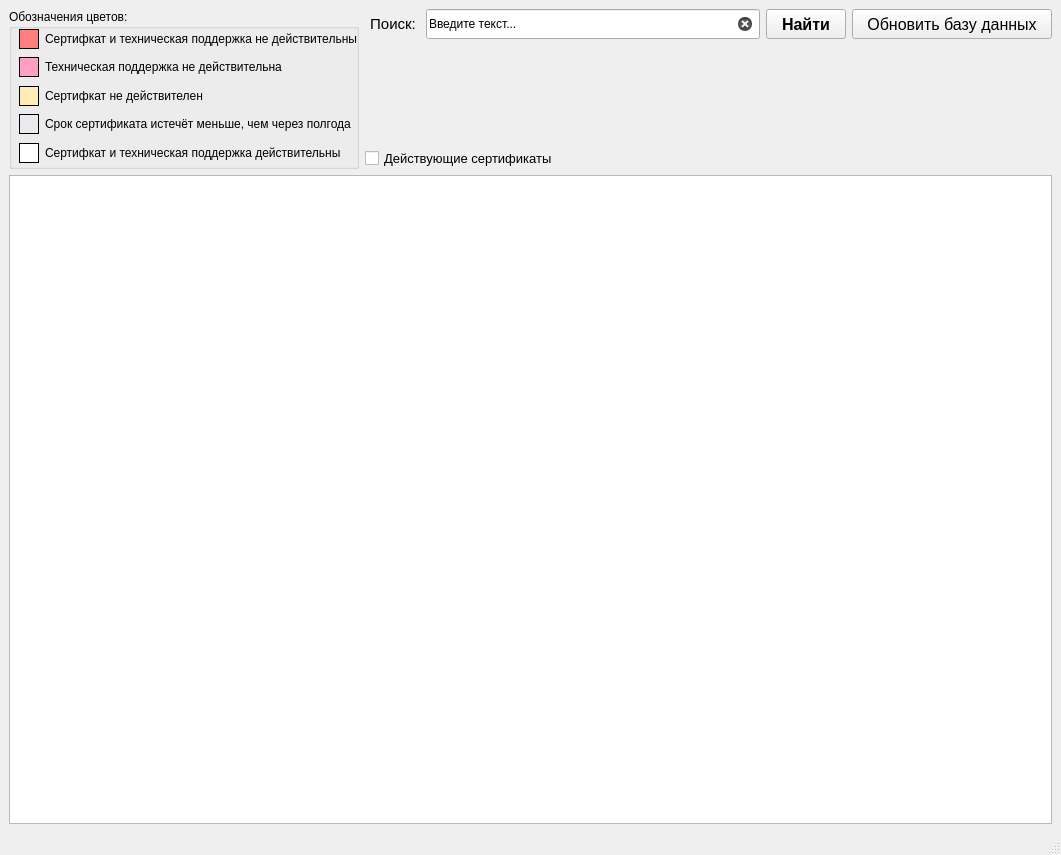
<?xml version="1.0" encoding="UTF-8"?>
<ui version="4.0">
 <class>MainWindow</class>
 <widget class="QMainWindow" name="MainWindow">
  <property name="geometry">
   <rect>
    <x>0</x>
    <y>0</y>
    <width>1061</width>
    <height>855</height>
   </rect>
  </property>
  <property name="windowTitle">
   <string>MainWindow</string>
  </property>
  <widget class="QWidget" name="centralwidget">
   <layout class="QGridLayout" name="gridLayout">
    <item row="0" column="0">
     <widget class="QGroupBox" name="groupBox_3">
      <property name="minimumSize">
       <size>
        <width>350</width>
        <height>160</height>
       </size>
      </property>
      <property name="maximumSize">
       <size>
        <width>350</width>
        <height>160</height>
       </size>
      </property>
      <property name="title">
       <string>Обозначения цветов:</string>
      </property>
      <widget class="QWidget" name="verticalLayoutWidget">
       <property name="geometry">
        <rect>
         <x>10</x>
         <y>20</y>
         <width>341</width>
         <height>136</height>
        </rect>
       </property>
       <layout class="QVBoxLayout" name="verticalLayout_2">
        <item>
         <layout class="QFormLayout" name="formLayout_2">
          <item row="0" column="0">
           <widget class="QLabel" name="label_red">
            <property name="minimumSize">
             <size>
              <width>20</width>
              <height>20</height>
             </size>
            </property>
            <property name="maximumSize">
             <size>
              <width>20</width>
              <height>20</height>
             </size>
            </property>
            <property name="autoFillBackground">
             <bool>false</bool>
            </property>
            <property name="styleSheet">
             <string notr="true">background-color: rgb(255, 127, 127);
border-style: solid;
border-width: 1px;
border-color: rgb(0, 0, 0);</string>
            </property>
            <property name="text">
             <string/>
            </property>
           </widget>
          </item>
          <item row="0" column="1">
           <widget class="QLabel" name="label_red_text">
            <property name="text">
             <string>Сертифкат и техническая поддержка не действительны</string>
            </property>
           </widget>
          </item>
         </layout>
        </item>
        <item>
         <layout class="QFormLayout" name="formLayout">
          <item row="0" column="0">
           <widget class="QLabel" name="label_pink">
            <property name="minimumSize">
             <size>
              <width>20</width>
              <height>20</height>
             </size>
            </property>
            <property name="maximumSize">
             <size>
              <width>20</width>
              <height>20</height>
             </size>
            </property>
            <property name="autoFillBackground">
             <bool>false</bool>
            </property>
            <property name="styleSheet">
             <string notr="true">background-color: rgb(255, 159, 195);
border-style: solid;
border-width: 1px;
border-color: rgb(0, 0, 0);</string>
            </property>
            <property name="text">
             <string/>
            </property>
           </widget>
          </item>
          <item row="0" column="1">
           <widget class="QLabel" name="label_pink_text">
            <property name="text">
             <string>Техническая поддержка не действительна</string>
            </property>
           </widget>
          </item>
         </layout>
        </item>
        <item>
         <layout class="QFormLayout" name="formLayout_4">
          <item row="0" column="0">
           <widget class="QLabel" name="label_yellow">
            <property name="minimumSize">
             <size>
              <width>20</width>
              <height>20</height>
             </size>
            </property>
            <property name="maximumSize">
             <size>
              <width>20</width>
              <height>20</height>
             </size>
            </property>
            <property name="autoFillBackground">
             <bool>false</bool>
            </property>
            <property name="styleSheet">
             <string notr="true">background-color: rgb(255, 236, 183);
border-style: solid;
border-width: 1px;
border-color: rgb(0, 0, 0);</string>
            </property>
            <property name="text">
             <string/>
            </property>
           </widget>
          </item>
          <item row="0" column="1">
           <widget class="QLabel" name="label_yellow_text">
            <property name="text">
             <string>Сертифкат не действителен</string>
            </property>
           </widget>
          </item>
         </layout>
        </item>
        <item>
         <layout class="QFormLayout" name="formLayout_5">
          <item row="0" column="0">
           <widget class="QLabel" name="label_gray">
            <property name="minimumSize">
             <size>
              <width>20</width>
              <height>20</height>
             </size>
            </property>
            <property name="maximumSize">
             <size>
              <width>20</width>
              <height>20</height>
             </size>
            </property>
            <property name="autoFillBackground">
             <bool>false</bool>
            </property>
            <property name="styleSheet">
             <string notr="true">background-color: rgb(232, 234, 237);
border-style: solid;
border-width: 1px;
border-color: rgb(0, 0, 0);</string>
            </property>
            <property name="text">
             <string/>
            </property>
           </widget>
          </item>
          <item row="0" column="1">
           <widget class="QLabel" name="label_gray_text">
            <property name="text">
             <string>Срок сертификата истечёт меньше, чем через полгода</string>
            </property>
           </widget>
          </item>
         </layout>
        </item>
        <item>
         <layout class="QFormLayout" name="formLayout_3">
          <item row="0" column="0">
           <widget class="QLabel" name="label_white">
            <property name="minimumSize">
             <size>
              <width>20</width>
              <height>20</height>
             </size>
            </property>
            <property name="maximumSize">
             <size>
              <width>20</width>
              <height>20</height>
             </size>
            </property>
            <property name="autoFillBackground">
             <bool>false</bool>
            </property>
            <property name="styleSheet">
             <string notr="true">background-color: rgb(255, 255, 255);
border-style: solid;
border-width: 1px;
border-color: rgb(0, 0, 0);</string>
            </property>
            <property name="text">
             <string/>
            </property>
           </widget>
          </item>
          <item row="0" column="1">
           <widget class="QLabel" name="label_white_text">
            <property name="text">
             <string>Сертифкат и техническая поддержка действительны</string>
            </property>
           </widget>
          </item>
         </layout>
        </item>
       </layout>
      </widget>
     </widget>
    </item>
    <item row="0" column="1">
     <layout class="QVBoxLayout" name="verticalLayout_3">
      <item>
       <layout class="QHBoxLayout" name="horizontalLayout">
        <item alignment="Qt::AlignRight|Qt::AlignTop">
         <widget class="QLabel" name="label">
          <property name="minimumSize">
           <size>
            <width>55</width>
            <height>30</height>
           </size>
          </property>
          <property name="lineWidth">
           <number>5</number>
          </property>
          <property name="text">
           <string>&lt;html&gt;&lt;head/&gt;&lt;body&gt;&lt;p align=&quot;right&quot;&gt;&lt;span style=&quot; font-size:11pt;&quot;&gt;Поиск: &lt;/span&gt;&lt;/p&gt;&lt;/body&gt;&lt;/html&gt;</string>
          </property>
         </widget>
        </item>
        <item alignment="Qt::AlignTop">
         <widget class="QLineEdit" name="searchBar">
          <property name="minimumSize">
           <size>
            <width>0</width>
            <height>30</height>
           </size>
          </property>
          <property name="toolTip">
           <string>&lt;html&gt;&lt;head/&gt;&lt;body&gt;&lt;p&gt;Поле для ввода искомой информации&lt;/p&gt;&lt;/body&gt;&lt;/html&gt;</string>
          </property>
          <property name="text">
           <string>Введите текст...</string>
          </property>
          <property name="clearButtonEnabled">
           <bool>true</bool>
          </property>
         </widget>
        </item>
        <item alignment="Qt::AlignTop">
         <widget class="QPushButton" name="searchButton">
          <property name="minimumSize">
           <size>
            <width>0</width>
            <height>30</height>
           </size>
          </property>
          <property name="maximumSize">
           <size>
            <width>16777215</width>
            <height>24</height>
           </size>
          </property>
          <property name="font">
           <font>
            <pointsize>12</pointsize>
            <bold>true</bold>
           </font>
          </property>
          <property name="autoFillBackground">
           <bool>false</bool>
          </property>
          <property name="text">
           <string>Найти</string>
          </property>
         </widget>
        </item>
        <item alignment="Qt::AlignTop">
         <widget class="QPushButton" name="refreshButton">
          <property name="minimumSize">
           <size>
            <width>200</width>
            <height>30</height>
           </size>
          </property>
          <property name="font">
           <font>
            <pointsize>12</pointsize>
           </font>
          </property>
          <property name="toolTip">
           <string>Требуется интернет-соединение</string>
          </property>
          <property name="text">
           <string>Обновить базу данных</string>
          </property>
         </widget>
        </item>
       </layout>
      </item>
      <item>
       <widget class="QCheckBox" name="checkBox">
        <property name="font">
         <font>
          <pointsize>10</pointsize>
         </font>
        </property>
        <property name="text">
         <string>Действующие сертификаты</string>
        </property>
       </widget>
      </item>
     </layout>
    </item>
    <item row="1" column="0" colspan="2">
     <widget class="QTableView" name="tableView">
      <property name="lineWidth">
       <number>3</number>
      </property>
      <property name="editTriggers">
       <set>QAbstractItemView::NoEditTriggers</set>
      </property>
      <property name="selectionBehavior">
       <enum>QAbstractItemView::SelectRows</enum>
      </property>
     </widget>
    </item>
   </layout>
  </widget>
  <widget class="QMenuBar" name="menubar">
   <property name="geometry">
    <rect>
     <x>0</x>
     <y>0</y>
     <width>1061</width>
     <height>22</height>
    </rect>
   </property>
  </widget>
  <widget class="QStatusBar" name="statusbar"/>
 </widget>
 <resources/>
 <connections/>
</ui>
